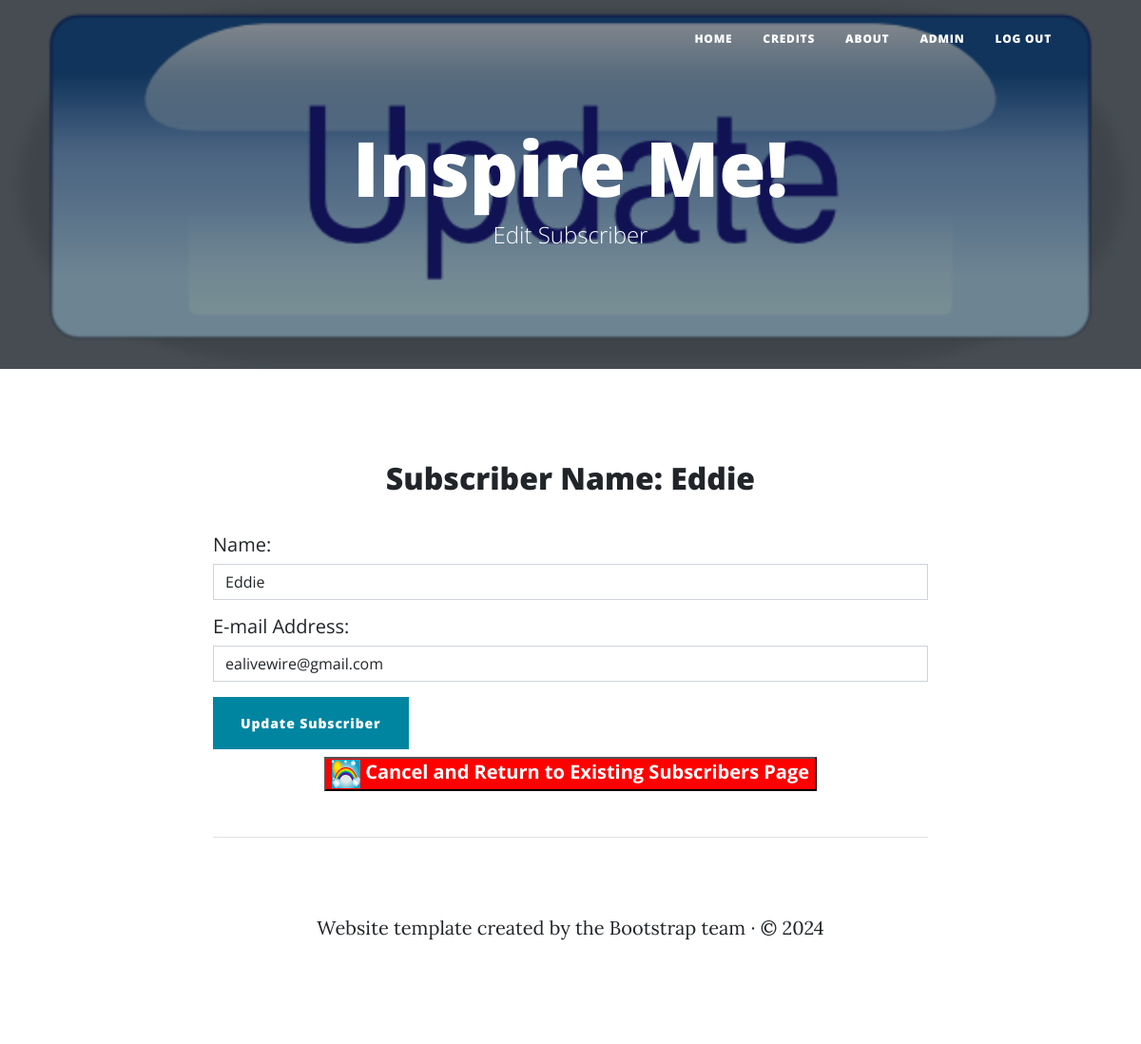
The app's page /edit_subscriber/1 (signed in), older data.
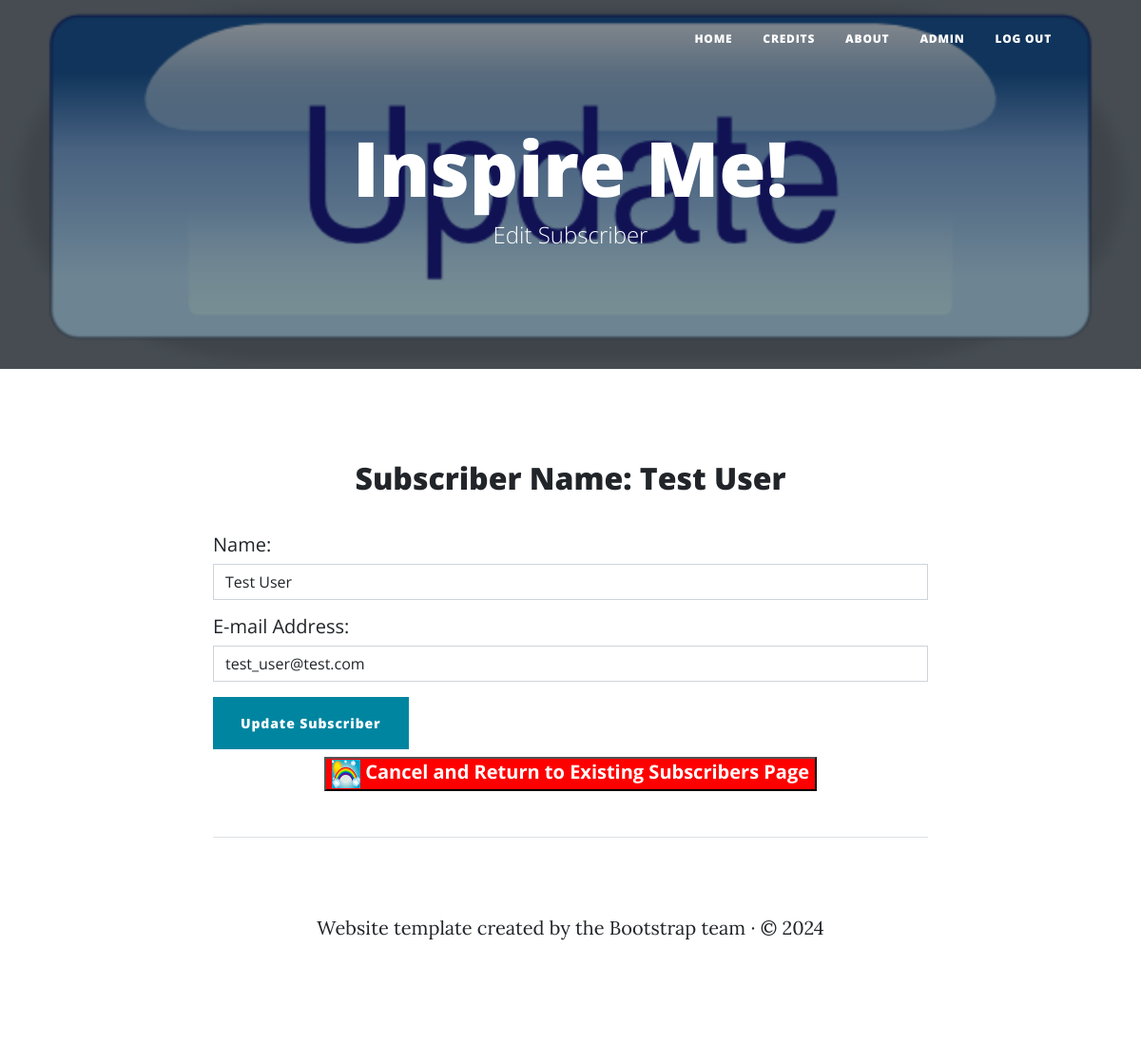
The same page, newer data.
### main.py (models this page shows)
        class Subscribers(db.Model):
            id: Mapped[int] = mapped_column(Integer, primary_key=True)
            name: Mapped[str] = mapped_column(String(50), nullable=False)
            email: Mapped[str] = mapped_column(String(50), nullable=False)

### main.py (the view, shortened to what this page needs)
@app.route('/edit_subscriber/<subscriber_id>',methods=["GET", "POST"])
@admin_only
def edit_subscriber(subscriber_id):
    try:
        form = AddOrEditSubscriberForm()
        success = False
        error_msg = ""
        selected_subscriber = retrieve_from_database("get_subscriber_by_id", subscriber_id=subscriber_id)
        if selected_subscriber == {}:
            error_msg = "An error has occurred. Subscriber information cannot be obtained at this time."
        elif selected_subscriber == []:
            error_msg = "No matching records were retrieved."
        else:
            form.txt_name.data = selected_subscriber.name
            form.txt_email.data = selected_subscriber.email
            form.button_submit.label.text = "Update Subscriber"
            success = True
        return render_template("edit_subscriber.html", form=form, subscriber=selected_subscriber, success=success, error_msg=error_msg, recognition_web_template=recognition["web_template"])
    except:  # An error has occurred.
        update_system_log("route: '/edit_subscriber'", traceback.format_exc())
        return render_template("error.html", activity="route: '/edit_subscriber'", details=traceback.format_exc())

### main.py
        class AddOrEditSubscriberForm(FlaskForm):
            txt_name = StringField(label="Name:", validators=[InputRequired(), Length(max=50)])
            txt_email = EmailField(label="E-mail Address:", validators=[InputRequired(), Email(), Length(max=50)])
            button_submit = SubmitField(label="Subscribe")

### main.py (called while the page is built)
@login_manager.user_loader
def load_user(user_id):
    return retrieve_from_database("load_user", user_id=user_id)

def admin_only(f):
    @wraps(f)
    def decorated_function(*args, **kwargs):
        if not (current_user.is_authenticated and current_user.id == 1):
            return abort(403)
        return f(*args, **kwargs)
    return decorated_function

### templates/edit_subscriber.html (shortened to what this page needs)
{% include "header.html" %}
{% from 'bootstrap5/form.html' import render_form %}
<header
  class="masthead"
  style="background-image: url('../static/assets/img/admin_update.png')">
  <div class="container position-relative px-4 px-lg-5">
    <div class="row gx-4 gx-lg-5 justify-content-center">
      <div class="col-md-10 col-lg-8 col-xl-7">
        <div class="site-heading">
          <h1>Inspire Me!</h1>
          <span class="subheading">Edit Subscriber</span>
        </div>
      </div>
    </div>
  </div>
</header>
<div class="col-lg-8 mx-auto p-4 py-md-5" style="max-width:800px">
  <h2 style="text-align: center;">Subscriber Name: {{ subscriber.name }}</h2><br>
  <main>
    {% if success %}
        <h5 style="font-weight:normal">{{ render_form(form) }} </h5>
    {% else %}
        <p style="text-align:center">{{error_msg}}</p>
    {% endif %}
     <h5><form>
         <button style="display: block; margin: auto; background-color:red; color:white; font-weight:bold" type="submit" formaction="{{url_for('subscribers')}}"><img src="{{ url_for('static', filename='assets/favicon.ico') }}" width="30rem" height="30rem"> Cancel and Return to Existing Subscribers Page</button>
     </form></h5>
  </main>
  <footer class="pt-5 my-5 text-body-secondary border-top" style="text-align:center">
    <p>{{ recognition_web_template }}</p>
  </footer>
</div>
</body>
</html>

Row changes from the older to the newer data that the page shows:
changed Subscribers: name "Eddie" → "Test User"
Text that changed along with them:
form field txt_name: "Eddie" → "Test User"
form field txt_email: "ealivewire@gmail.com" → "test_user@test.com"
